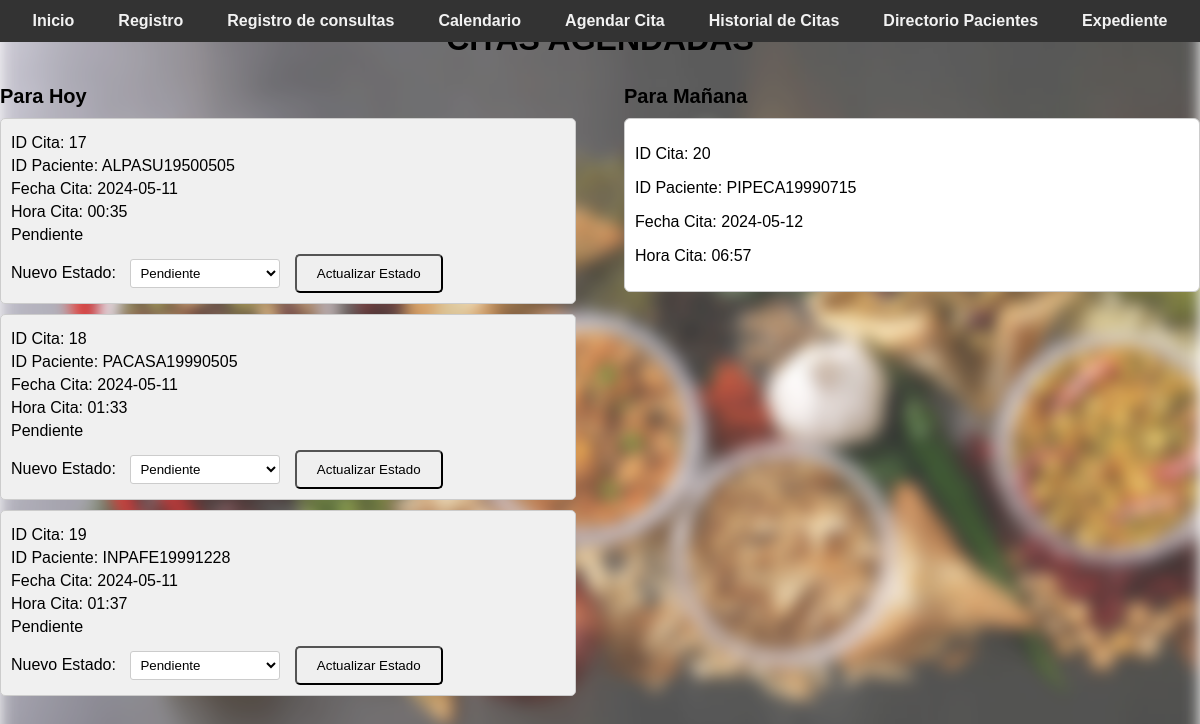
/options (signed in), run on an earlier commit of the app's database.
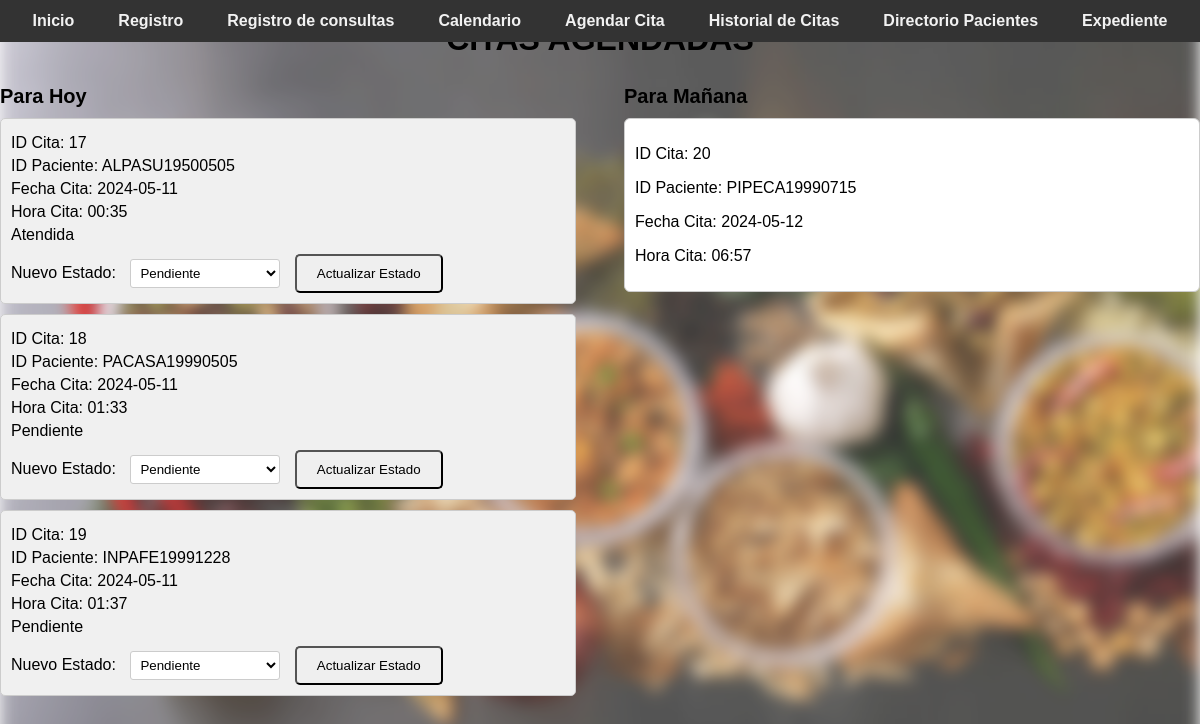
And on a later commit of the database.
### tables this page shows
CREATE TABLE citas (
                    id_cita INTEGER PRIMARY KEY AUTOINCREMENT,
                    id_paciente TEXT,
                    fecha_consulta TEXT NOT NULL,
                    hora_consulta TEXT NOT NULL, 
                    observaciones TEXT,
                    estado TEXT DEFAULT 'Pendiente',
                    FOREIGN KEY (id_paciente) REFERENCES pacientes(id_paciente)
                );

### app.py (the view)
@app.route('/options')
@login_required
def options():
    current_date = datetime.now().date()
    tomorrow_date = current_date + timedelta(days=1)
    with get_db_connection() as connection:
        cursor = connection.cursor()
        cursor.execute("SELECT * FROM citas WHERE fecha_consulta = ?", (current_date,))
        citas_hoy = cursor.fetchall()
        cursor.execute("SELECT * FROM citas WHERE fecha_consulta = ?", (tomorrow_date,))
        citas_manana = cursor.fetchall()
    return render_template('options.html', citas_hoy=citas_hoy, citas_manana=citas_manana)

### app.py (called while the page is built)
def get_db_connection():
    return sqlite3.connect('nutricion_consulta.db')

def login_required(f):
    @wraps(f)
    def decorated_function(*args, **kwargs):
        if 'username' not in session:
            return redirect(url_for('login'))
        return f(*args, **kwargs)
    return decorated_function

### templates/options.html (shortened to what this page needs)
<!DOCTYPE html>
<html lang="es">
<head>
    <link rel="stylesheet" href="{{ url_for('static', filename='css/style.css') }}">
</head>
<body>
    <div class="navbar">
        <a href="/">Inicio</a>
        <a href="/registro">Registro</a>
        <a href="/consultar">Registro de consultas</a>
        <a href="/options">Calendario</a>
        <a href="/agendar_cita">Agendar Cita</a>
        <a href="/historial_citas">Historial de Citas</a>
        <a href="/directorio_pacientes">Directorio Pacientes</a>
        <a href="/expediente">Expediente</a>
        </div>
            <h1>CITAS AGENDADAS</h1>
            <div class="citas-container">
                <div class="citas-hoy">
                    <h2>Para Hoy</h2>
                    {% if citas_hoy %}
                    {% for cita in citas_hoy %}
                    <div class="cita-agendada">
                        <p>ID Cita: {{ cita[0] }}</p>
                        <p>ID Paciente: {{ cita[1] }}</p>
                        <p>Fecha Cita: {{ cita[2] }}</p>
                        <p>Hora Cita: {{ cita[3] }}</p>
                        <p>{{ cita[5] }}</p>
                        <form action="/actualizar_estado" method="POST" class="update-form">
                            <label for="estado">Nuevo Estado:</label>
                            <select name="estado" id="estado">
                                <option value="Pendiente">Pendiente</option>
                            </select>
                            <input type="submit" value="Actualizar Estado">
                        </form>
                    </div>
                    {% endfor %}
                    {% else %}
                    <p>No hay citas agendadas para hoy.</p>
                    {% endif %}
                </div>
                <div class="citas-mañana">
                    <h2>Para Mañana</h2>
                    {% if citas_manana %}
                    {% for cita in citas_manana %}
                    <div class="cita-agendada-mañana">
                        <p>ID Cita: {{ cita[0] }}</p>
                        <p>ID Paciente: {{ cita[1] }}</p>
                        <p>Fecha Cita: {{ cita[2] }}</p>
                        <p>Hora Cita: {{ cita[3] }}</p>
                    </div>
                    {% endfor %}
                    {% else %}
                    <p>No hay citas agendadas para mañana.</p>
                    {% endif %}
                </div>
        </div>
</body>
</html>

### static/css/style.css (style rules this page uses)
body { font-family: Arial, sans-serif; margin: 0; padding: 0; }
body::before { content: ""; position: fixed; top: 0; left: 0; width: 100%; height: 100%; z-index: -1; background-image: url('/static/css/Imagen/fondo.jpg'); background-size: cover; filter: blur(8px); opacity: .8; }
.navbar { background-color: #333; display: flex; justify-content: center; padding: 25px 20; position: fixed; top: 0; left: 0; width: 100%; z-index: 1000; }
.navbar a { color: #f2f2f2; text-align: center; padding: 10px 20px; text-decoration: none; transition: background-color 0.3s ease, color 0.3s ease, border-color 0.3s ease; border-radius: 25px; margin: 20 5px; border: 2px solid transparent; font-weight: bold; }
.button, .btn-login, input[type="submit"] { display: inline-block; padding: 10px 20px; border-radius: 5px; cursor: pointer; text-decoration: none; transition: background-color 0.3s ease; }
label { display: inline-block; margin-bottom: 5px; }
select { width: 150px; padding: 5px; border: 1px solid #ccc; border-radius: 3px; background-color: #fff; }
.citas-container { display: flex; justify-content: space-between; }
.citas-hoy, .citas-mañana { flex-basis: 48%; }
.cita-agendada, .cita-agendada-mañana { margin-bottom: 15px; padding: 10px; border: 1px solid #ccc; border-radius: 6px; background-color: #fff; }
.update-form { margin-top: 10px; }
.update-form label, .update-form select, .update-form input[type="submit"] { margin-right: 10px; }
.citas-mañana { margin-left: 10px; }
h1, h2, strong { color: #000000; }
h1 { margin-bottom: 10px; text-align: center; }
h2 { font-size: 1.25em; margin-bottom: 10px; }
.cita-agendada { background-color: #f0f0f0; border: 1px solid #ccc; border-radius: 5px; padding: 10px; margin-bottom: 10px; }
.cita-agendada p { margin: 5px 0; }

What changed in the data, as far as the page shows it:
changed citas "ALPASU19500505": estado "Pendiente" → "Atendida"
